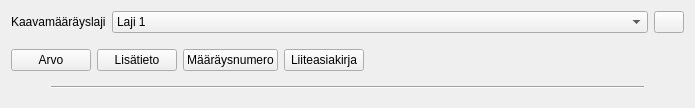
<?xml version="1.0" encoding="UTF-8"?>
<ui version="4.0">
 <class>Form</class>
 <widget class="QWidget" name="Form">
  <property name="geometry">
   <rect>
    <x>0</x>
    <y>0</y>
    <width>695</width>
    <height>108</height>
   </rect>
  </property>
  <property name="windowTitle">
   <string>Form</string>
  </property>
  <layout class="QVBoxLayout" name="verticalLayout">
   <item>
    <layout class="QFormLayout" name="formLayout_7">
     <item row="0" column="0">
      <widget class="QLabel" name="label_4">
       <property name="text">
        <string>Kaavamääräyslaji</string>
       </property>
      </widget>
     </item>
     <item row="0" column="1">
      <layout class="QHBoxLayout" name="horizontalLayout">
       <item>
        <widget class="QComboBox" name="plan_regulation_type">
         <item>
          <property name="text">
           <string>Laji 1</string>
          </property>
         </item>
         <item>
          <property name="text">
           <string>Laji 2</string>
          </property>
         </item>
         <item>
          <property name="text">
           <string>Laji 3</string>
          </property>
         </item>
         <item>
          <property name="text">
           <string>Laji 4</string>
          </property>
         </item>
        </widget>
       </item>
       <item>
        <widget class="QPushButton" name="del_btn">
         <property name="sizePolicy">
          <sizepolicy hsizetype="Fixed" vsizetype="Fixed">
           <horstretch>0</horstretch>
           <verstretch>0</verstretch>
          </sizepolicy>
         </property>
         <property name="maximumSize">
          <size>
           <width>30</width>
           <height>16777215</height>
          </size>
         </property>
         <property name="text">
          <string/>
         </property>
        </widget>
       </item>
      </layout>
     </item>
    </layout>
   </item>
   <item>
    <layout class="QHBoxLayout" name="horizontalLayout_2">
     <item>
      <widget class="QPushButton" name="add_input_btn">
       <property name="text">
        <string>Arvo</string>
       </property>
      </widget>
     </item>
     <item>
      <widget class="QPushButton" name="add_additional_information_btn">
       <property name="text">
        <string>Lisätieto</string>
       </property>
      </widget>
     </item>
     <item>
      <widget class="QPushButton" name="add_regulation_number_btn">
       <property name="text">
        <string>Määräysnumero</string>
       </property>
      </widget>
     </item>
     <item>
      <widget class="QPushButton" name="add_file_btn">
       <property name="text">
        <string>Liiteasiakirja</string>
       </property>
      </widget>
     </item>
     <item>
      <spacer name="horizontalSpacer_3">
       <property name="orientation">
        <enum>Qt::Horizontal</enum>
       </property>
       <property name="sizeHint" stdset="0">
        <size>
         <width>40</width>
         <height>20</height>
        </size>
       </property>
      </spacer>
     </item>
    </layout>
   </item>
   <item>
    <layout class="QHBoxLayout" name="horizontalLayout_4">
     <item>
      <spacer name="horizontalSpacer_4">
       <property name="orientation">
        <enum>Qt::Horizontal</enum>
       </property>
       <property name="sizeType">
        <enum>QSizePolicy::Fixed</enum>
       </property>
       <property name="sizeHint" stdset="0">
        <size>
         <width>40</width>
         <height>20</height>
        </size>
       </property>
      </spacer>
     </item>
     <item>
      <widget class="Line" name="line">
       <property name="minimumSize">
        <size>
         <width>0</width>
         <height>20</height>
        </size>
       </property>
       <property name="orientation">
        <enum>Qt::Horizontal</enum>
       </property>
      </widget>
     </item>
     <item>
      <spacer name="horizontalSpacer_5">
       <property name="orientation">
        <enum>Qt::Horizontal</enum>
       </property>
       <property name="sizeType">
        <enum>QSizePolicy::Fixed</enum>
       </property>
       <property name="sizeHint" stdset="0">
        <size>
         <width>40</width>
         <height>20</height>
        </size>
       </property>
      </spacer>
     </item>
    </layout>
   </item>
  </layout>
 </widget>
 <resources/>
 <connections/>
</ui>
